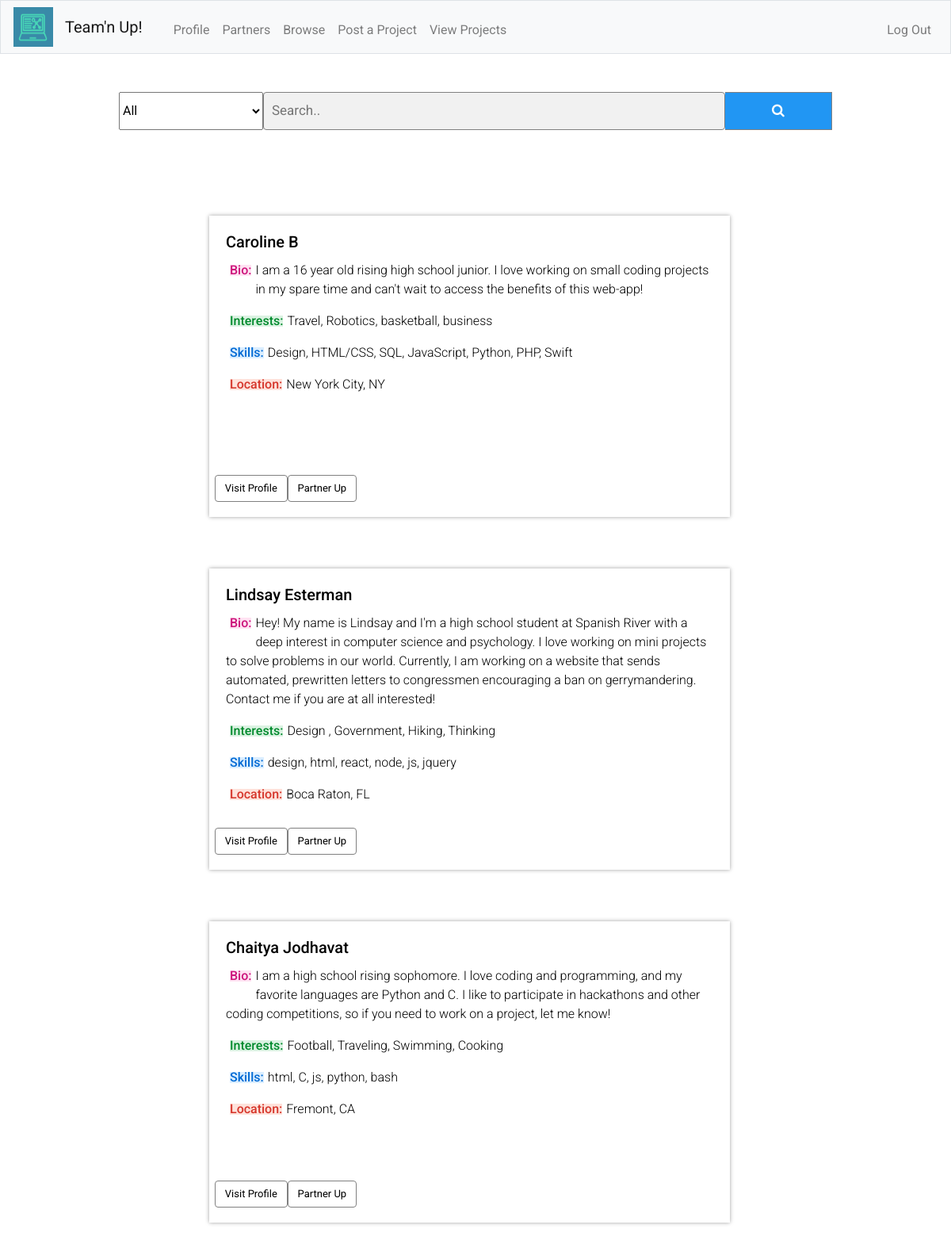
Screenshot of /browse (signed in) with the database file from the repository.
### tables this page shows
CREATE TABLE profile
(
    id INTEGER,
    username TEXT,
    name TEXT,
    bio TEXT,
    interests TEXT,
    skills TEXT,
    location TEXT,
    phone TEXT,
    email TEXT,
    info TEXT
);

### app.py (the view)
@app.route("/browse", methods=["POST","GET"])
def browse():
    if request.method == "POST":
        category = request.form.get("category")
        searchVal = request.form.get("search2")
        words = ["i", "me", "my", "myself", "we", "our", "ours", "ourselves", "you", "your", "yours",
        "yourself", "yourselves", "he", "him", "his", "himself", "she", "her", "hers", "herself", "it",
        "its", "itself", "they", "them", "their", "theirs", "themselves", "what", "which", "who", "whom",
        "this", "that", "these", "those", "am", "is", "are", "was", "were", "be", "been", "being", "have",
        "has", "had", "having", "do", "does", "did", "doing", "a", "an", "the", "and", "but", "if", "or",
        "because", "as", "until", "while", "of", "at", "by", "for", "with", "about", "against", "between",
        "into", "through", "during", "before", "after", "above", "below", "to", "from", "up", "down", "in",
        "out", "on", "off", "over", "under", "again", "further", "then", "once", "here", "there", "when",
        "where", "why", "how", "all", "any", "both", "each", "few", "more", "most", "other", "some", "such",
        "no", "nor", "not", "only", "own", "same", "so", "than", "too", "very", "s", "t", "can", "will",
        "just", "don", "should", "now"]
        if not searchVal:
            if category == "all":
                rows = db.execute("SELECT * FROM profile WHERE id NOT IN (:user_id)",user_id=session["user_id"])
                return render_template("browse.html", rows=rows)
            else:
                rows = db.execute(
                    "SELECT * FROM profile WHERE skills LIKE ('%' || :category || '%') AND NOT id=:user", category=category,user=session["user_id"])
                print(rows)
                return render_template("browse.html", rows=rows)
        else:
            searchArr = searchVal.split(" ")
            searchArrCopy = searchArr
            for word in words:
                if word in searchArr:
                    searchArrCopy.remove(word)
            searchArr = searchArrCopy
            if category == "all":
                for val in searchArr:
                    rows = []
                    rowsTemp = db.execute(
                    "SELECT * FROM profile WHERE id NOT IN (:user_id) AND (username LIKE ('%' || :search || '%') OR bio LIKE ('%' || :search || '%') OR skills LIKE ('%' || :search || '%') OR interests LIKE ('%' || :search || '%') OR location LIKE ('%' || :search || '%'))", search=val,user_id=session["user_id"])
                    for row in rowsTemp:
                        if row not in rows:
                            rows.append(row)
                return render_template("browse.html", rows=rows)
            else:
                for val in searchArr:
                    rows=[]
                    rowsTemp = db.execute(
                    "SELECT * FROM profile WHERE id NOT IN (:user_id) AND (username LIKE ('%' || :search || '%') OR bio LIKE ('%' || :search || '%') OR skills LIKE ('%' || :search || '%') OR interests LIKE ('%' || :search || '%') OR location LIKE ('%' || :search || '%'))", search=val,user_id=session["user_id"])
                    for row in rowsTemp:
                        if row not in rows and category in row["skills"]:
                            rows.append(row)
                return render_template("browse.html", rows = rows)
    else:
        rows = db.execute("SELECT * FROM profile WHERE id NOT IN (:user_id)",user_id=session["user_id"])
        return render_template("browse.html",rows=rows)

### app.py (called while the page is built)
@app.after_request
def after_request(response):
    response.headers["Cache-Control"] = "no-cache, no-store, must-revalidate"
    response.headers["Expires"] = 0
    response.headers["Pragma"] = "no-cache"
    return response

### templates/browse.html (shortened to what this page needs)
{% extends "layout.html" %}
{% block body %}
<link rel="stylesheet" href="https://cdnjs.cloudflare.com/ajax/libs/font-awesome/4.7.0/css/font-awesome.min.css">
<br>
<br>
<form class="ex" action="/browse" method="post" style="margin:auto;max-width:900px">
    <div id="searchBar">
        <select id="category" name="category">
            <option value="all">All</option>
        </select>
        <input type="text" placeholder="Search.." name="search2" class="search">
        <button type="submit"><i class="fa fa-search"></i></button>
    </div>
</form>
<br>
<br>
<div class="row">
    {% for row in rows %}
    <div class="browse-profiles" action="/profile" method="post">
        <div class=" mb-4 back">
            <div class="card-body">
                <h5 class="card-title">{{ row["name"] }}</h5>
                <h6 class="card-text des pink">Bio:</h6><p> {{ row["bio"] }}</p>
                <h6 class="card-text des green">Interests:</h6><p> {{ row["interests"] }}</p>
                    <h6 class="card-text des blue">Skills:</h6><p> {{ row["skills"] }}</p>
                    <h6 class="card-text des red">Location:</h6><p> {{ row["location"] }}</p>
                    <form action="/profile" method="post">
                        <input class="first btn btn-primary" type="submit" name="button" value="Visit Profile">
                    </form>
                    <form action="/partners" method="post">
                        <input class="second btn btn-primary" type="submit" name="button" value="Partner Up">
                    </form>
                </div>
            </div>
        </div>
        {% endfor %}
    </div>
    {% endblock %}

### static/layout.css (style rules this page uses)
* { font-family: 'Roboto', sans-serif; }
.red { color: rgb(214, 54, 43); background-color: rgb(254, 226, 219) }
.pink { color: rgb(204, 20, 123); background-color: rgb(255, 226, 242); }
.green { color: rgb(0, 138, 45); background-color: rgb(219, 242, 226); }
.blue { color: rgb(0, 106, 212); background-color: rgb(219, 238, 255); }

### templates/browse.html (style rules this page uses)
.row { margin-right: 0px; padding: 60px; }
.browse-profiles { display: block; margin: 0 auto; width: 60%; height:380px; margin-bottom:65px; border: 1px solid white; color:black; position:relative; -webkit-box-shadow: 0px 0px 5px 0px rgba(160,160,160,1); -moz-box-shadow: 0px 0px 5px 0px rgba(160,160,160,1); box-shadow: 0px 0px 5px 0px rgba(160,160,160,1); }
input.btn { margin:10px; display: inline-block; font-size:13px; position:absolute; top:97%; transform: translate(-50px, -50px); background-color: white; border: 1px solid gray; color:black; }
.first { float:left; left:7%; }
.second { left:21%; }
form.ex input[type=text] { margin: 0px; padding: 10px; font-size: 17px; border: 1px solid grey; float: left; background: #f1f1f1; display: block; }
form.ex button { float: right; width: 200px; padding: 10px; background: #2196F3; color: white; font-size: 17px; border: 1px solid grey; border-left: none; cursor: pointer; }
form.ex::after { content: ""; clear: both; display: table; }
input[type=text], input[type=password],textarea { width: 100%; padding: 12px 20px; margin: 8px 0; display: inline-block; border: 1px solid #ccc; border-radius: 4px; box-sizing: border-box; }
h6 { display: inline; float:left; margin:5px; line-height: .9; }
p { font-weight:300; }
#searchBar { display: flex; }

### rows the page displays
profile: name "Caroline B", bio "I am a 16 year old rising high school junior. I love working on small coding projects in my spare time and can't wait to access the benefits of this web-app!", interests "Travel, Robotics, basketball, business", skills "Design, HTML/CSS, SQL, JavaScript, Python, PHP, Swift", location "New York City, NY"
profile: name "Lindsay Esterman", bio "Hey! My name is Lindsay and I'm a high school student at Spanish River with a deep interest in computer science and psychology. I love working on mini projects to solve problems in our world. Currently, I am working on a website that sends automated, prewritten letters to congressmen encouraging a ban on gerrymandering. Contact me if you are at all interested!", interests "Design , Government, Hiking, Thinking", skills "design, html, react, node, js, jquery", location "Boca Raton, FL"
profile: name "Chaitya Jodhavat", bio "I am a high school rising sophomore. I love coding and programming, and my favorite languages are Python and C. I like to participate in hackathons and other coding competitions, so if you need to work on a project, let me know!", interests "Football, Traveling, Swimming, Cooking", skills "html, C, js, python, bash", location "Fremont, CA"
